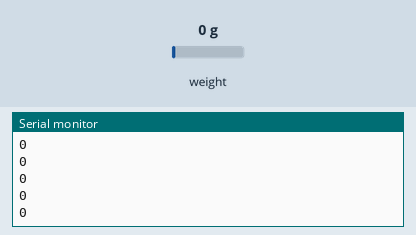
The sketch below on a simulated ESP8266 (NodeMCU). Parts: the last lines printed to the serial monitor. The test bench sets the inputs (shaded band); at power-on: weight on the scale 0 g.

Above: at 1.2 s.
1.3 s: weight on the scale set to 100 g
At 1.31 s:
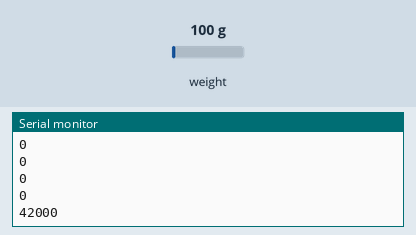
2.8 s: weight on the scale set to 1250 g
At 2.81 s:
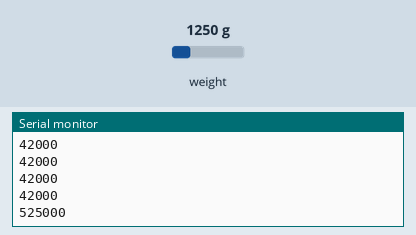
Timing chart, 0 to 5.8 s (numbered marks = the images above; inputs shaded):
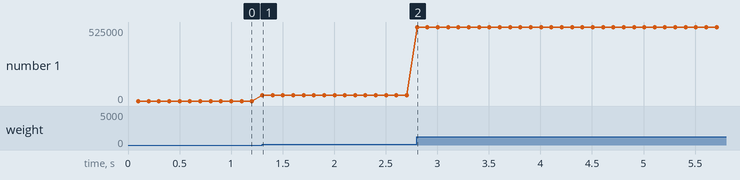

Measured:
- after the input at 1.3 s, the serial monitor: prints a new line at once (image 1)
- after the input at 2.8 s, the serial monitor: prints a new line at once (image 2)
- plotted number 1: 0 → 42000 after the input at 1.3 s, 42000 → 525000 after the input at 2.8 s

The sketch:

Loadcell_basic.ino
```cpp
#include "HX711.h"

const int LOADCELL_DOUT_PIN = D5; //로드셀 핀
const int LOADCELL_SCK_PIN = D6;  //로드셀 핀
long reading, counter = 0;

HX711 scale;

void measure(){
  reading = scale.read();
  Serial.println(reading);
}

void setup() {
  Serial.begin(9600);
  scale.begin(LOADCELL_DOUT_PIN, LOADCELL_SCK_PIN);
}

void loop() {
  measure();
  //delay(1000);
}
```
